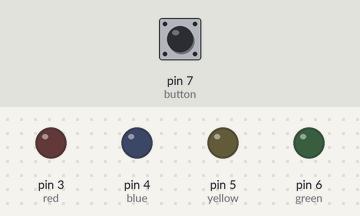
This sketch was run on a simulated Arduino Uno, built with avr-gcc and run on an emulated ATmega328P. On the bench: output pins drawn as LEDs (lit = HIGH). The test bench sets the inputs (shaded band); at power-on: pin 7 (button) LOW.

Above: at 1.2 s.
1.3 s: pin 7 (button) pulled HIGH for 0.15 s
At 1.38 s:
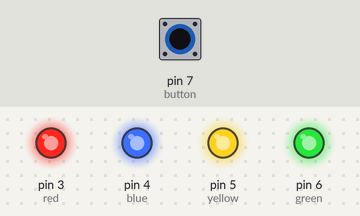
2.9 s: pin 7 (button) pulled HIGH for 3.2 s
At 7.1 s:
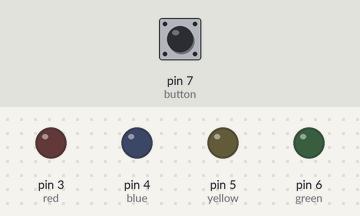
Timing chart, 0 to 8.6 s (numbered marks = the images above; inputs shaded):
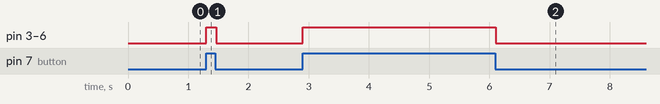

Measured:
- after the input at 1.3 s, pin 3 (red), pin 4 (blue), pin 5 (yellow), pin 6 (green): LOW → HIGH at once, → LOW 0.16 s later
- after the input at 2.9 s, pin 3 (red), pin 4 (blue), pin 5 (yellow), pin 6 (green): LOW → HIGH at once, → LOW 3.2 s later

The sketch:

button_ile_yanan_dort_led.ino
```cpp
// Ledlerin ve Butonu bağlı olduğu pinleri tanımladık
#define red 3
#define blue 4
#define yellow 5
#define green 6
#define button 7

void setup() {
  // Pinlerin çıkış mı giriş mi olacağını tanımladık
  pinMode(red,OUTPUT);
  pinMode(blue,OUTPUT);
  pinMode(yellow,OUTPUT);
  pinMode(green,OUTPUT);
  pinMode(button,INPUT);
}

void loop() {
  // Butona basılırsa ledleri yaktık
  if(digitalRead(button)==HIGH){
    digitalWrite(red,HIGH);
    digitalWrite(blue,HIGH);
    digitalWrite(yellow,HIGH);
    digitalWrite(green,HIGH);
  }else{ // Butona basılmazsa ledleri söndürdük
    digitalWrite(red,LOW);
    digitalWrite(blue,LOW);
    digitalWrite(yellow,LOW);
    digitalWrite(green,LOW);
  }
  delay(20);


}
```
